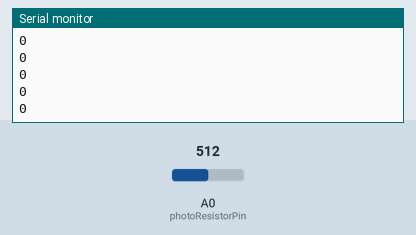
Simulated run of this sketch. Board: Arduino Uno, built with avr-gcc and run on an emulated ATmega328P. On the bench: the last lines printed to the serial monitor. The test bench sets the inputs (shaded band); at power-on: A0 (photoResistorPin) = 512.

Above: at 1.2 s.
1.3 s: A0 (photoResistorPin) set to 716
At 1.32 s:
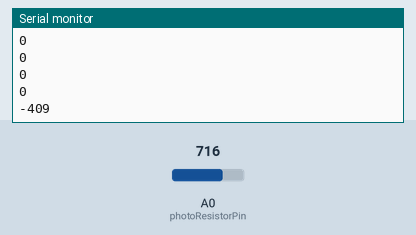
2.8 s: A0 (photoResistorPin) set to 900
At 2.81 s:
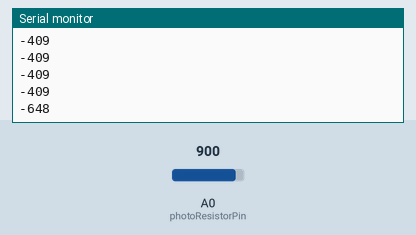
Timing chart, 0 to 5.8 s (numbered marks = the images above; inputs shaded):
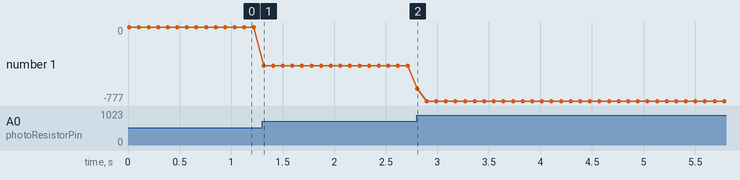

Measured:
- after the input at 1.3 s, the serial monitor: prints a new line at once (image 1)
- after the input at 2.8 s, the serial monitor: prints a new line at once (image 2)
- plotted number 1: 0 → -409 after the input at 1.3 s, -409 → -777 after the input at 2.8 s

The sketch:

LDR_OK.ino
```cpp
const int photoResistorPin = A0;

float bias = 0.0;
float conta = 0.0;
float s = 0.0;
int LDR_B = 0;

void setup() {
  Serial.begin(250000);
  pinMode(photoResistorPin, INPUT);
}

void loop() {
  conta = 0.0;
  s = 0.0;

  for (int i = 0; i < 100; i++) {
    int piedistallo = analogRead(photoResistorPin);
    conta += piedistallo;
    s += 1.0;
  }
  bias = conta / s;

  int LDRValue = analogRead(photoResistorPin);

  int newLDR_B = (1023 - LDRValue) - round(bias);

  if (abs(newLDR_B - LDR_B) >= 1.2) {
    LDR_B = newLDR_B;
  }

  Serial.println(LDR_B);

  delay(80);
}
```
